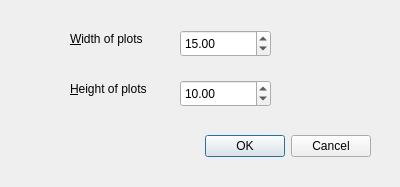
<?xml version="1.0" encoding="UTF-8"?>
<ui version="4.0">
 <class>progoptsdlg</class>
 <widget class="QDialog" name="progoptsdlg">
  <property name="geometry">
   <rect>
    <x>0</x>
    <y>0</y>
    <width>400</width>
    <height>187</height>
   </rect>
  </property>
  <property name="windowTitle">
   <string>Program Options</string>
  </property>
  <widget class="QDialogButtonBox" name="buttonBox">
   <property name="geometry">
    <rect>
     <x>30</x>
     <y>130</y>
     <width>341</width>
     <height>32</height>
    </rect>
   </property>
   <property name="orientation">
    <enum>Qt::Horizontal</enum>
   </property>
   <property name="standardButtons">
    <set>QDialogButtonBox::Cancel|QDialogButtonBox::Ok</set>
   </property>
  </widget>
  <widget class="QLabel" name="label">
   <property name="geometry">
    <rect>
     <x>70</x>
     <y>30</y>
     <width>111</width>
     <height>17</height>
    </rect>
   </property>
   <property name="text">
    <string>&amp;Width of plots</string>
   </property>
   <property name="buddy">
    <cstring>pwidth</cstring>
   </property>
  </widget>
  <widget class="QDoubleSpinBox" name="pwidth">
   <property name="geometry">
    <rect>
     <x>180</x>
     <y>30</y>
     <width>91</width>
     <height>27</height>
    </rect>
   </property>
   <property name="toolTip">
    <string>This is the intended width of plots in cm</string>
   </property>
   <property name="minimum">
    <double>2.000000000000000</double>
   </property>
   <property name="maximum">
    <double>24.000000000000000</double>
   </property>
   <property name="value">
    <double>15.000000000000000</double>
   </property>
  </widget>
  <widget class="QDoubleSpinBox" name="pheight">
   <property name="geometry">
    <rect>
     <x>180</x>
     <y>80</y>
     <width>91</width>
     <height>27</height>
    </rect>
   </property>
   <property name="minimum">
    <double>2.000000000000000</double>
   </property>
   <property name="maximum">
    <double>24.000000000000000</double>
   </property>
   <property name="value">
    <double>10.000000000000000</double>
   </property>
  </widget>
  <widget class="QLabel" name="label_2">
   <property name="geometry">
    <rect>
     <x>70</x>
     <y>80</y>
     <width>111</width>
     <height>17</height>
    </rect>
   </property>
   <property name="text">
    <string>&amp;Height of plots</string>
   </property>
   <property name="buddy">
    <cstring>pwidth</cstring>
   </property>
  </widget>
 </widget>
 <tabstops>
  <tabstop>pwidth</tabstop>
  <tabstop>pheight</tabstop>
  <tabstop>buttonBox</tabstop>
 </tabstops>
 <resources/>
 <connections>
  <connection>
   <sender>buttonBox</sender>
   <signal>accepted()</signal>
   <receiver>progoptsdlg</receiver>
   <slot>accept()</slot>
   <hints>
    <hint type="sourcelabel">
     <x>248</x>
     <y>254</y>
    </hint>
    <hint type="destinationlabel">
     <x>157</x>
     <y>274</y>
    </hint>
   </hints>
  </connection>
  <connection>
   <sender>buttonBox</sender>
   <signal>rejected()</signal>
   <receiver>progoptsdlg</receiver>
   <slot>reject()</slot>
   <hints>
    <hint type="sourcelabel">
     <x>316</x>
     <y>260</y>
    </hint>
    <hint type="destinationlabel">
     <x>286</x>
     <y>274</y>
    </hint>
   </hints>
  </connection>
 </connections>
</ui>
